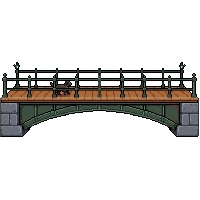
#> input picture source_scenery/r8_b10_footbridge_v1_px.png, 200 x 200 px, given in place of cut_r2a.png, which was not available
$ python cut_rowboat.py
#> lines starting #> are read from the running program, lines starting #| are printed output that depends on the picture; after the words box and inside, x2 and y2 are one past the last pixel; in counts of white or black regions, pixels touching at a corner belong together
#!/usr/bin/env python3
"""tools/cut_rowboat.py: the round 2 rowing boat render (GPT 2.5 Sunburst 2K, art/gen/renders/rw_rowboat_r2a_raw.png,
owner 6 Nov 19:53: "rerender this asset in spritecook, it's really low quality") to the 1x still.
  1. tools/grid4_cut.py on the 2048 render (the blockout's 512 grid, 4 image px per art px; one pixel per cell,
     majority or centre, never an average) -> art/source/rw_rowboat/cut_r2a.png (the dog and the magenta removed);
  2. colours: k-means to K colours over the boat's own pixels (the render has thousands of near colours), each pixel
     takes its nearest centre: no new colours are mixed, no dithering;
  3. the magenta fringe (purple edge pixels) is cleared; lone pixels are merged by tools/cleanpass.py and the outline
     closed by tools/outline_complete.py --skip-bottom.
Writes art/source/rw_rowboat/still.png (239 x 77)."""
import os, subprocess, sys
import numpy as np
from PIL import Image
from scipy.cluster.vq import kmeans2
ROOT = os.path.dirname(os.path.dirname(os.path.abspath(__file__)))
SRC = os.path.join(ROOT, 'art', 'source', 'rw_rowboat')
K = int(sys.argv[1]) if len(sys.argv) > 1 else 18
a = np.array(Image.open(os.path.join(SRC, 'cut_r2a.png')).convert('RGBA'))
#> a is the input picture: shape (200, 200, 4); mean R, G, B, A 21.1, 20.2, 16.7, 56.4
al = a[..., 3] > 0
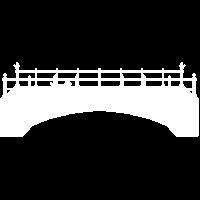
#> al: shape (200, 200) bool; 22.1% white; 1 white region, box (x1, y1, x2, y2) and area: (0, 62, 199, 137) 8848
rgb = a[..., :3].astype(float)
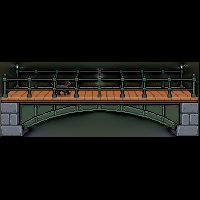
#> rgb: shape (200, 200, 3) float64; mean R, G, B 21.1, 20.2, 16.7
fringe = al & (rgb[..., 0] > 120) & (rgb[..., 2] > 90) & (rgb[..., 1] < 0.6 * rgb[..., 0]) & (rgb[..., 1] < 0.75 * rgb[..., 2])
#> fringe: shape (200, 200) bool; every value is 0
al &= ~fringe
px = rgb[al]
np.random.seed(6)
cent, lab = kmeans2(px, K, minit='++', seed=6, iter=40)
#> cent = 18 rows, first 8: [140.3, 86.9, 54.32], [1.9, 1.62, 0.605], [78.1, 94.48, 81.08], [51.7, 65.4, 55.26], [72.8, 32.09, 16.22], [106.3, 109.9, 120.9], [166, 117.1, 76.23], [169.4, 104.8, 58.35]; lab = 8848 values, max 17 at index 1855, min 0 at index 1850, mean 7.01
out = np.zeros_like(a); q = np.zeros(rgb.shape)
q[al] = cent[lab]
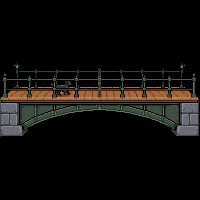
#> q: shape (200, 200, 3) float64; mean of channels 0, 1, 2 15.9, 14.2, 11.6; drawn as R, G, B
out[..., :3] = np.clip(np.round(q), 0, 255).astype(np.uint8); out[..., 3] = np.where(al, 255, 0)
tmp = os.path.join(SRC, '_q.png'); Image.fromarray(out).save(tmp)
subprocess.run([sys.executable, os.path.join(ROOT, 'tools', 'cleanpass.py'), tmp, tmp, '--max-colours', '20'], check=True)
#> (this line was passed over: subprocess is not available in this run)
subprocess.run([sys.executable, '-I', os.path.join(ROOT, 'tools', 'outline_complete.py'), tmp, os.path.join(SRC, 'still.png'), '--skip-bottom'], check=True)
#> (this line was passed over: subprocess is not available in this run)
os.remove(tmp)

$ run again, on source_scenery/r8_b11_spire_v1_px.png
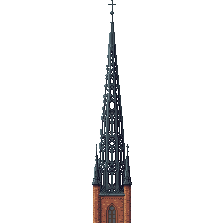
#> input picture source_scenery/r8_b11_spire_v1_px.png, 224 x 224 px, given in place of cut_r2a.png, which was not available
#> a is the input picture: shape (224, 224, 4); mean R, G, B, A 11.1, 11.3, 12.5, 21.4
#> `al = a[..., 3] > 0`:
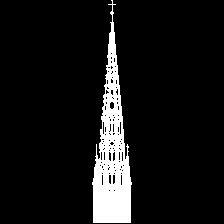
#> al: shape (224, 224) bool; 8.4% white; 1 white region, box (x1, y1, x2, y2) and area: (92, 0, 132, 223) 4208
#> fringe: shape (224, 224) bool; every value is 0
#> cent = [[30.95, 33.78, 46.48], [69.97, 73.82, 79.85], [150.1, 95.68, 77.39]]; lab = 4208 values, max 2 at index 142, min 0 at index 6, mean 0.806
#> `out[..., 3] = np.where(al, 255, 0)`:
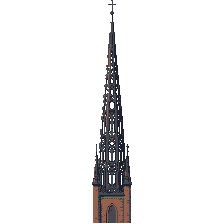
#> out: shape (224, 224, 4); mean of channels 0, 1, 2, 3 5.9, 5.3, 5.6, 21.4; transparent parts drawn white
